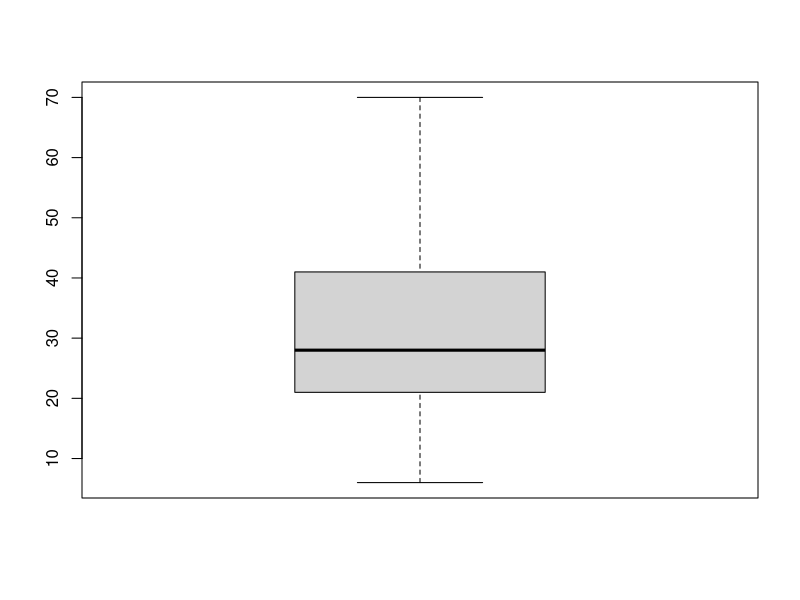
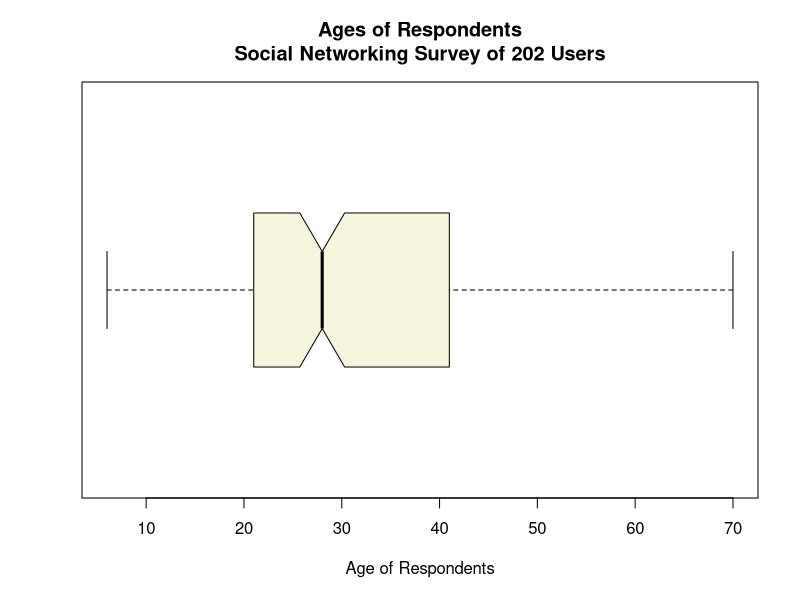
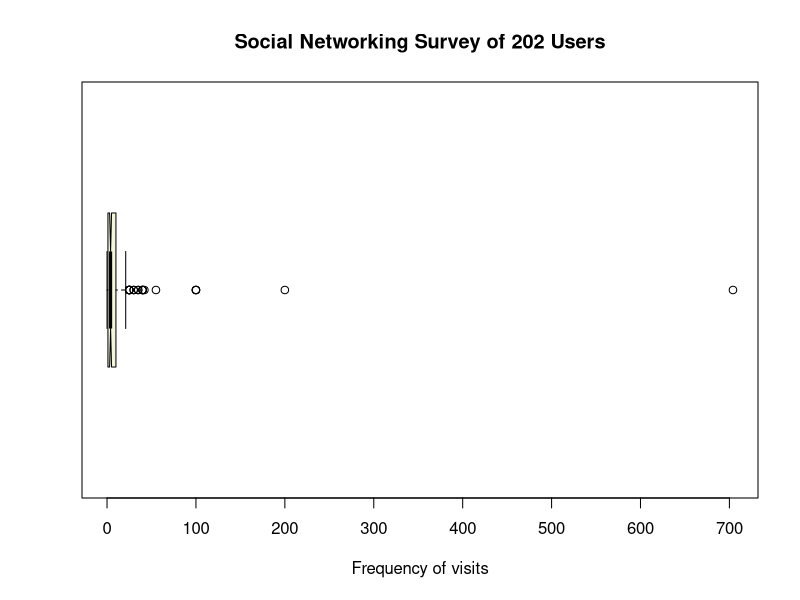

Here is the R script that generated these plots, in order:
# Up and Running with R
# Ex03_03
# Creating box plots for quantitative variables

# Uses data set 'social_network.csv' which records the gender anda age of 202 online
# survey respondents along with their preferred social networking site and an estimate
# of how many times they log in per week

# Create data frame 'sn' from CSV file w/headers
sn <- read.csv("social_network.csv", header = T)

# Make boxplots of Age and Times using the defaults - like for histogram boxplot
# doesn't require any pre-processing of the data as was necessary with the bar chart
boxplot(sn$Age)
# the thick line is the median age with ages ranging from less that 10 to nearly 70

# Add title, colour etc.
boxplot(sn$Age,
        col = "beige",
        notch = T,            # the notch gives a confidence interval on the median
        horizontal = T,
        main = "Ages of Respondents\nSocial Networking Survey of 202 Users",    # chart title
        xlab = "Age of Respondents")
# we could create box plots for men vs women or segmented by the different social newtworking site preference

boxplot(sn$Times,
        col = "beige",
        notch = T,            # the notch gives a confidence interval on the median
        horizontal = T,
        main = "Social Networking Survey of 202 Users",    # chart title
        xlab = "Frequency of visits")
